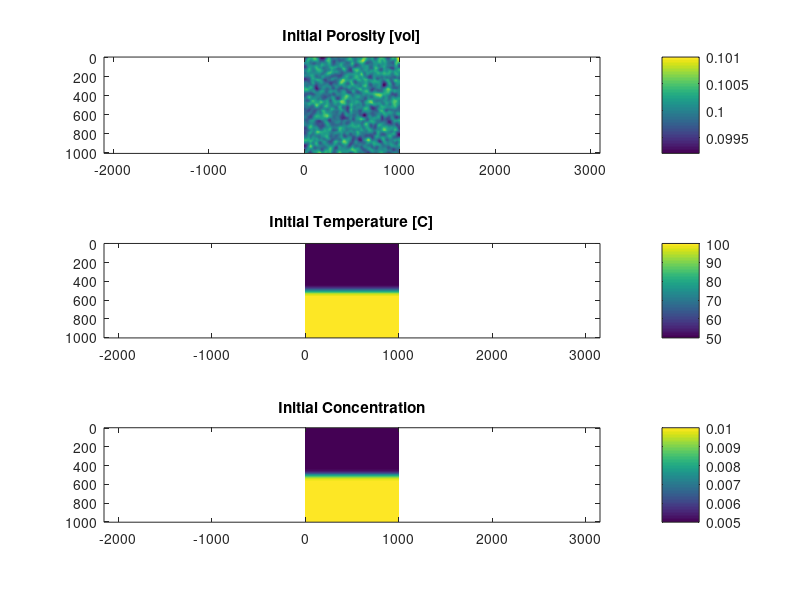

Reproduce this figure in MATLAB. (Note: this script raises an error after producing the figure.)
clear; close all; clc;

%% SET MODEL PARAMETERS

runID = 'test_DoubleDiff_TK1';
nop   = 20;       % print output every 'nop' steps
lvplt = 1;        % plot figures live (1) or in background (0)     
svfig = 1;        % save figures to file (1)

% set domain parameters
N     = 200;      % num. grid size
D     = 1e3;      % phys. domain depth [m]
h     = D./N;     % grid spacing [m] 

% set physical parameters

mu    = 1e-3;     % pore fluid viscosity (water) [Pa s]
a     = 5e-3;     % grain size of matrix (sandstone) [m]
b     = 100;      % geom. factor for permeability [1]
n     = 3;        % permeability powerlaw [1]
rhol0 = 1000;     % fluid density [kg/m3]
grav  = 9.81;     % gravity [m/s2]
kC    = 1e-8;     % chemical diffusivity [m2/s]  
kT    = 1e-6;     % thermal diffusivity [m2/s]
aT    = 2e-4;     % thermal expansivity [1/K]
gC    = 2;        % chemical density contrast [1/wt]

% set initial condition parameters
finit = 'linear'; % initial condition: 'linear' or 'layer'
f0    = 0.1;      % background porosity [vol]
f1    = 0.1;      % base porosity [vol]  
df    = 0.001;    % perturbation amplitude [vol]
Tinit = 'layer';  % initial condition: 'linear' or 'layer'
T0    = 50;       % top temperature [C]
T1    = 100;      % base temperature [C]
dT    = 0.1;      % perturbation amplitude [C]
Cinit = 'layer';  % initial condition: 'linear' or 'layer'
C0    = 0.005;    % top concentration  [C]
C1    = 0.01;     % base concentration [C]
dC    = 0.0;      % perturbation amplitude [C]
zlay  = 0.5;      % relative depth of layer boundary
smth  = (N/30)^2; % smoothness of random noise

% set model timing parameters
tend  = 1e11;     % model stopping time [s]

% set numerical solver parameters
CFL   = 0.25;     % Courant number to limit time step size
tol   = 1e-8;     % residual tolerance for iterative solver
alpha = 0.99;     % step size for iterative solver
beta  = 0.95;     % damping parameter for iterative solver

% create output directory
if ~isfolder(['./out/',runID])
    mkdir(['./out/',runID]);
end

%% INITIAL MODEL SETUP

% initialise grid coordinates
x = linspace(-h/2,D+h/2,N+2);
z = linspace(-h/2,D+h/2,N+2);
[X,Z] = meshgrid(x,z);

% initialise smooth random noise
rng(5);
rn = rand(N+2,N+2) - 0.5;
for i=1:smth
   rn(2:end-1,2:end-1) = rn(2:end-1,2:end-1) ...
                       + diff(rn(:,2:end-1),2,1)./8 ...
                       + diff(rn(2:end-1,:),2,2)./8;
    rn([1 end],:) = rn([2 end-1],:);
    rn(:,[1 end]) = rn(:,[2 end-1]);
end
rn = rn./max(abs(rn(:)));

% set initial condition
switch finit  % initial porosity
    case 'linear'
        f = f0 + (f1-f0) .* Z/D + df.*rn;
    case 'layer'
        f = f0 + (f1-f0) .* (1+erf(25*(Z/D-zlay)))/2 + df.*rn;
end
switch Tinit  % initial temperature
    case 'linear'
        T = T0 + (T1-T0) .* Z/D + dT.*rn;
    case 'layer'
        T = T0 + (T1-T0) .* (1+erf(25*(Z/D-zlay)))/2 + dT.*rn;
end
switch Cinit  % initial concentration
    case 'linear'
        C = C0 + (C1-C0) .* Z/D + dC.*rn;
    case 'layer'
        C = C0 + (C1-C0) .* (1+erf(25*(Z/D-zlay)))/2 + dC.*rn;
end

DTDt = 0.*T(2:end-1,2:end-1);
DCDt = 0.*C(2:end-1,2:end-1);

fh1 = figure(1);
subplot(3,1,1)
imagesc(x,z,f); axis equal tight; colorbar;
title('Initial Porosity [vol]')
subplot(3,1,2)
imagesc(x,z,T); axis equal tight; colorbar;
title('Initial Temperature [C]')
subplot(3,1,3)
imagesc(x,z,C); axis equal tight; colorbar;
title('Initial Concentration')
drawnow

% prepare solution & residual arrays for VP solver
w = zeros(N+1,N+2);  % vertical Darcy speed
u = zeros(N+2,N+1);  % horizontal Darcy speed
p = zeros(N+2,N+2);  % pore fluid pressure
F = zeros(N+2,N+2);  % residual for pressure equation


%% MAIN TIME STEPPING LOOP
m    = 0;
time = 0;
while time <= tend

    fprintf(1,'\n\n*****  step = %d,  time = %e [s] \n\n',m,time);

    % store previous rates of change
    DTDto = DTDt;
    DCDto = DCDt;
    
    % calculate permeability [m2]
    k = a^2/b * f.^n;  % Kozeny-Carman relationship
    
    % calculate Darcy coefficient [m2/Pas]
    K = k/mu;
    
    % calculate iterative step size
    dtau = (h/2)^2./K;
        
    % update density difference
    Drho = - rhol0.*(- aT.*(T-mean(T,2)) + gC.*(C-mean(C,2)));
    
    
    % UPDATE VELOCITY-PRESSURE SOLUTION (PSEUDO-TRANSIENT SOLVER)
    Fnorm = 1e6;
    pi    = p;
    it    = 0;
    while Fnorm >= tol || it < 100
        
        % store previous iterative solution guesses
        pii = pi; pi = p;
        
        % calculate pressure gradient [Pa/m]
        gradPz = diff(p,1,1)./h;  % vertical gradient
        gradPx = diff(p,1,2)./h;  % horizontal gradient
        
        % calculate Darcy segregation speed [m/s]
        w = -(K(1:end-1,:)+K(2:end,:))./2 .* (gradPz + (Drho(1:end-1,:)+Drho(2:end,:))./2.*grav);
        u = -(K(:,1:end-1)+K(:,2:end))./2 .* (gradPx + 0                                       );
        
        % calculate residual of pressure equation
        F(2:end-1,2:end-1) = diff(w(:,2:end-1),1,1)./h + diff(u(2:end-1,:),1,2)./h;

        % update pressure solution
        p = pi - alpha.*F.*dtau + beta.*(pi-pii);
        
        % apply pressure boundary conditions
        p(:,1  ) = p(:,2    );
        p(:,end) = p(:,end-1);
        p(1  ,:) = p(2    ,:) + (Drho(1  ,:)+Drho(2    ,:))./2.*grav.*h;
        p(end,:) = p(end-1,:) - (Drho(end,:)+Drho(end-1,:))./2.*grav.*h;
        
        % get preconditioned residual norm to monitor convergence
        Fnorm = norm(F(:).*dtau(:),2)./norm(p(:),2);
        
        % print convergence
        if ~mod(it,100); fprintf(1,'---  %d,  %e\n',it+1,Fnorm); end
        
        it = it+1;
    end
    fprintf(1,'---  %d,  %e\n\n',it,Fnorm);
        
    % UPDATE TEMPERATURE SOLUTION (EXPLICIT SOLVER)
    dt = CFL .* min([(h/2)/max(abs(w(:))) , (h/2)/max(abs(u(:))) , (h/2)^2./kT]);  % diffusive timestep

    % calculate temperature advection
    wp = max(0, (w(1:end-1,2:end-1)+w(2:end,2:end-1))./2);
    wm = min(0, (w(1:end-1,2:end-1)+w(2:end,2:end-1))./2);
    up = max(0, (u(2:end-1,1:end-1)+u(2:end-1,2:end))./2);
    um = min(0, (u(2:end-1,1:end-1)+u(2:end-1,2:end))./2);
    
    grdTzp = diff(T(2:end  ,2:end-1),1,1)./h;
    grdTzm = diff(T(1:end-1,2:end-1),1,1)./h;
    grdTxp = diff(T(2:end-1,2:end  ),1,2)./h;
    grdTxm = diff(T(2:end-1,1:end-1),1,2)./h;
    
    DTDt = - (wp.*grdTzm + wm.*grdTzp + up.*grdTxm + um.*grdTxp) ...
           + kT.* (diff(T(:,2:end-1),2,1)./h^2 + diff(T(2:end-1,:),2,2)./h^2);
       
    T(2:end-1,2:end-1) = T(2:end-1,2:end-1) + (DTDt + DTDto)/2 .* dt;

    % apply temperature boundary conditions
    T(:,1  ) = T(:,2    );  % left boundary: insulating
    T(:,end) = T(:,end-1);  % right boundary: unsulating
    T(1  ,:) = T0;          % top boundary: isothermal
    T(end,:) = T1;          % bottom boundary: isothermal
    
    
    % UPDATE CONCENTRATION SOLUTION (EXPLICIT SOLVER)

    % calculate concentration advection
    grdCzp = diff(C(2:end  ,2:end-1),1,1)./h;
    grdCzm = diff(C(1:end-1,2:end-1),1,1)./h;
    grdCxp = diff(C(2:end-1,2:end  ),1,2)./h;
    grdCxm = diff(C(2:end-1,1:end-1),1,2)./h;
    
    DCDt = - (wp.*grdCzm + wm.*grdCzp + up.*grdCxm + um.*grdCxp) ...
           + kC.* (diff(C(:,2:end-1),2,1)./h^2 + diff(C(2:end-1,:),2,2)./h^2);
       
    C(2:end-1,2:end-1) = C(2:end-1,2:end-1) + (DCDt + DCDto)/2 .* dt;

    % apply concentration boundary conditions
    C(:,1  ) = C(:,2    );  % left boundary: closed
    C(:,end) = C(:,end-1);  % right boundary: closed
    C(1  ,:) = C0;          % top boundary: isochemical
    C(end,:) = C1;          % bottom boundary: isochemical
    
    
    % plot solution
    if ~mod(m,nop)
        if lvplt
            fh2 = figure(2);
        else
            fh2=figure('Visible','off');
        end
        
        sgtitle(sprintf('Time elapsed %.1f years', time/31557600))
        subplot(2,3,1);
        imagesc(x,z,-w.*3600*24*365.25); axis equal tight; colorbar;
        title(['Segregation','z-speed [m/yr]'])
        subplot(2,3,2);
        imagesc(x,z,u.*3600*24*365.25); axis equal tight; colorbar;
        title(['Segregation','x-speed [m/yr]'])
        subplot(2,3,3);
        imagesc(x,z,p); axis equal tight; colorbar;
        title(['Dynamic fluid','pressure [Pa]'])
        subplot(2,3,4);
        imagesc(x,z,T); axis equal tight; colorbar;
        title('Temperature [C]')
        subplot(2,3,5);
        imagesc(x,z,C); axis equal tight; colorbar;
        title('Concentration [wt]')
        subplot(2,3,6);
        imagesc(x,z,f); axis equal tight; colorbar;
        title('Porosity [vol]')
        drawnow % draw figure now (avoids Matlab deciding to delay)
        
        % print figure to file
        if svfig
            print(fh2,['./out/',runID,'/',runID,'_',int2str(m/nop)],'-dpng','-r200')
        end
    end
    
    % update time and step count
    m    = m + 1;
    time = time + dt;  

end 
